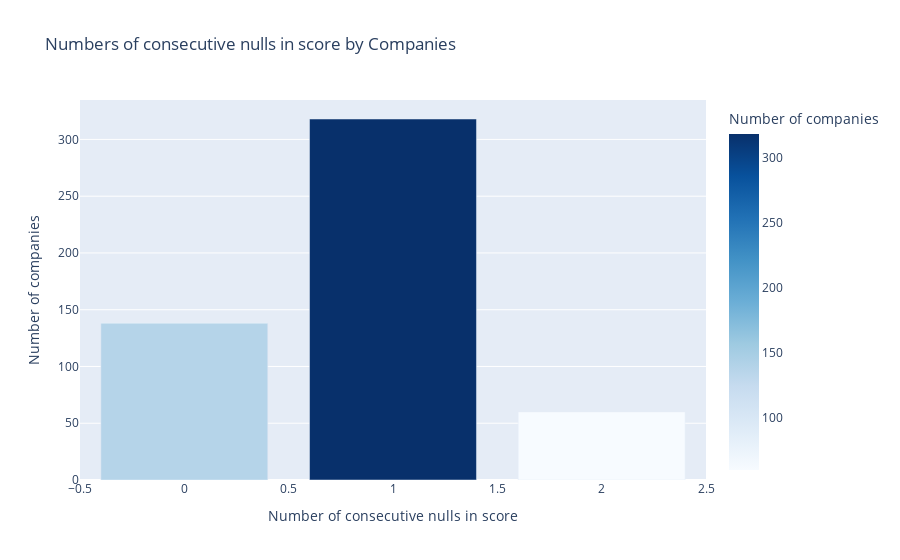

Source (notebook cell):
### Code cell
fig = px.bar(nulls_max_value_counts, x='index', y='Consequtive NAN max', color= 'Consequtive NAN max',
              labels={
                     "index": "Number of consecutive nulls in score",
                     "Consequtive NAN max": "Number of companies"
                 },
                 title = "Numbers of consecutive nulls in score by Companies",
                 color_continuous_scale=continous_color_pallete_2  
                )
fig.show()

### Figure 1 — Plotly figure (JSON) as saved in the notebook; plotly's stock layout.template omitted (floating-point values rounded to 4 significant figures)
{"data": [{"alignmentgroup": "True", "hovertemplate": "Number of consecutive nulls in score=%{x}<br>Number of companies=%{marker.color}<extra></extra>", "legendgroup": "", "marker": {"color": [318, 138, 60], "coloraxis": "coloraxis", "pattern": {"shape": ""}}, "name": "", "offsetgroup": "", "orientation": "v", "showlegend": false, "textposition": "auto", "type": "bar", "x": [1, 0, 2], "xaxis": "x", "y": [318, 138, 60], "yaxis": "y"}], "layout": {"barmode": "relative", "coloraxis": {"colorbar": {"title": {"text": "Number of companies"}}, "colorscale": [[0, "rgb(247,251,255)"], [0.125, "rgb(222,235,247)"], [0.25, "rgb(198,219,239)"], [0.375, "rgb(158,202,225)"], [0.5, "rgb(107,174,214)"], [0.625, "rgb(66,146,198)"], [0.75, "rgb(33,113,181)"], [0.875, "rgb(8,81,156)"], [1, "rgb(8,48,107)"]]}, "legend": {"tracegroupgap": 0}, "title": {"text": "Numbers of consecutive nulls in score by Companies"}, "xaxis": {"anchor": "y", "domain": [0, 1], "title": {"text": "Number of consecutive nulls in score"}}, "yaxis": {"anchor": "x", "domain": [0, 1], "title": {"text": "Number of companies"}}}}
